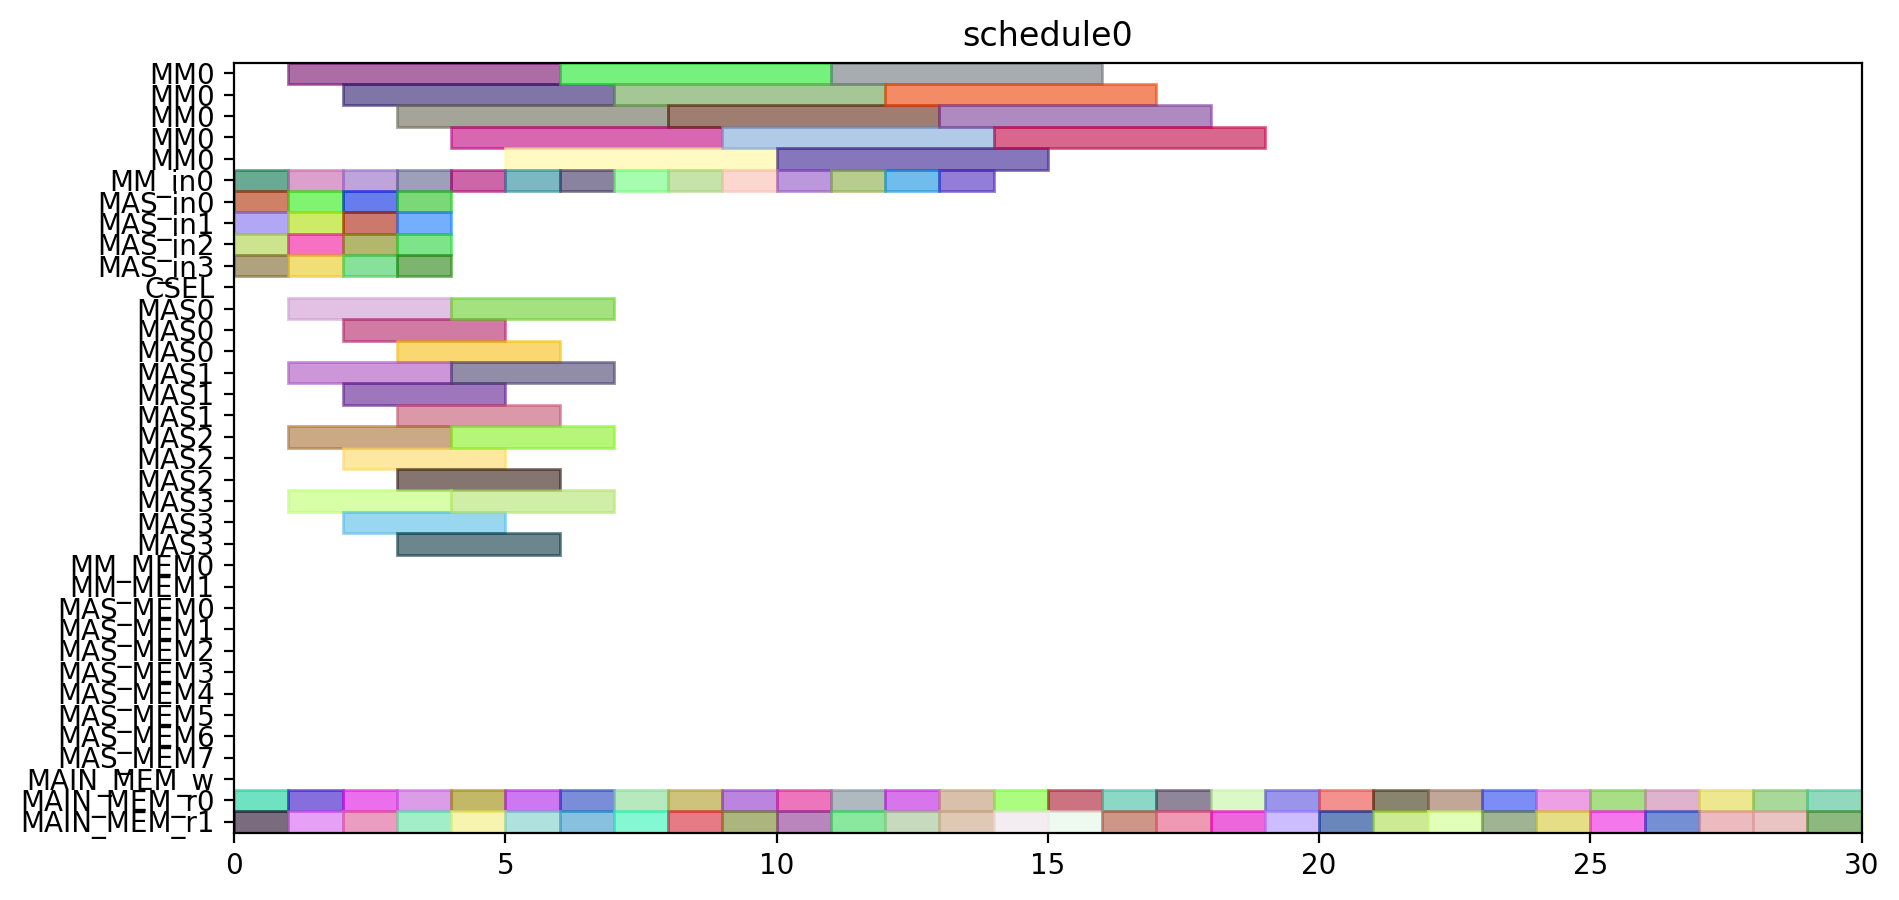

Python code for this plot:
from pyschedule import Scenario, solvers, plotters, alt


def solve():
	horizon = 90
	S = Scenario("schedule0", horizon=horizon)

	# resource
	MM = S.Resources('MM', num=1, size=5)
	MM_in = S.Resources('MM_in', num=1)
	MAS_in = S.Resources('MAS_in', num=4)
	CSEL = S.Resource('CSEL')
	MAS = S.Resources('MAS', num=4, size=3, periods=range(1, horizon))
	MM_MEM = S.Resources('MM_MEM', num=2)
	MAS_MEM = S.Resources('MAS_MEM', num=8)
	MAIN_MEM_w = S.Resource('MAIN_MEM_w', size=1)
	MAIN_MEM_r = S.Resources('MAIN_MEM_r', num=2)

	# result of previous scheduling

	# new tasks
	r1_t0 = S.Task('r1_t0', length=5, delay_cost=1)
	r1_t0 += alt(MM)
	r1_t0_in = S.Task('r1_t0_in', length=1, delay_cost=1)
	r1_t0_in += alt(MM_in)
	S += r1_t0_in*MM_in[0]<=r1_t0*MM[0]

	r1_t0_mem0 = S.Task('r1_t0_mem0', length=1, delay_cost=1)
	r1_t0_mem0 += MAIN_MEM_r[0]
	r1_t0_mem1 = S.Task('r1_t0_mem1', length=1, delay_cost=1)
	r1_t0_mem1 += MAIN_MEM_r[1]
	r1_t1 = S.Task('r1_t1', length=5, delay_cost=1)
	r1_t1 += alt(MM)
	r1_t1_in = S.Task('r1_t1_in', length=1, delay_cost=1)
	r1_t1_in += alt(MM_in)
	S += r1_t1_in*MM_in[0]<=r1_t1*MM[0]

	r1_t1_mem0 = S.Task('r1_t1_mem0', length=1, delay_cost=1)
	r1_t1_mem0 += MAIN_MEM_r[0]
	r1_t1_mem1 = S.Task('r1_t1_mem1', length=1, delay_cost=1)
	r1_t1_mem1 += MAIN_MEM_r[1]
	r1_t2 = S.Task('r1_t2', length=3, delay_cost=1)
	r1_t2 += alt(MAS)
	r1_t2_in = S.Task('r1_t2_in', length=1, delay_cost=1)
	r1_t2_in += alt(MAS_in)
	S += r1_t2_in*MAS_in[0]<=r1_t2*MAS[0]

	S += r1_t2_in*MAS_in[1]<=r1_t2*MAS[1]

	S += r1_t2_in*MAS_in[2]<=r1_t2*MAS[2]

	S += r1_t2_in*MAS_in[3]<=r1_t2*MAS[3]

	r1_t2_mem0 = S.Task('r1_t2_mem0', length=1, delay_cost=1)
	r1_t2_mem0 += MAIN_MEM_r[0]
	r1_t2_mem1 = S.Task('r1_t2_mem1', length=1, delay_cost=1)
	r1_t2_mem1 += MAIN_MEM_r[1]
	r1_t3 = S.Task('r1_t3', length=3, delay_cost=1)
	r1_t3 += alt(MAS)
	r1_t3_in = S.Task('r1_t3_in', length=1, delay_cost=1)
	r1_t3_in += alt(MAS_in)
	S += r1_t3_in*MAS_in[0]<=r1_t3*MAS[0]

	S += r1_t3_in*MAS_in[1]<=r1_t3*MAS[1]

	S += r1_t3_in*MAS_in[2]<=r1_t3*MAS[2]

	S += r1_t3_in*MAS_in[3]<=r1_t3*MAS[3]

	r1_t3_mem0 = S.Task('r1_t3_mem0', length=1, delay_cost=1)
	r1_t3_mem0 += MAIN_MEM_r[0]
	r1_t3_mem1 = S.Task('r1_t3_mem1', length=1, delay_cost=1)
	r1_t3_mem1 += MAIN_MEM_r[1]
	r3_t0 = S.Task('r3_t0', length=5, delay_cost=1)
	r3_t0 += alt(MM)
	r3_t0_in = S.Task('r3_t0_in', length=1, delay_cost=1)
	r3_t0_in += alt(MM_in)
	S += r3_t0_in*MM_in[0]<=r3_t0*MM[0]

	r3_t0_mem0 = S.Task('r3_t0_mem0', length=1, delay_cost=1)
	r3_t0_mem0 += MAIN_MEM_r[0]
	r3_t0_mem1 = S.Task('r3_t0_mem1', length=1, delay_cost=1)
	r3_t0_mem1 += MAIN_MEM_r[1]
	r3_t1 = S.Task('r3_t1', length=5, delay_cost=1)
	r3_t1 += alt(MM)
	r3_t1_in = S.Task('r3_t1_in', length=1, delay_cost=1)
	r3_t1_in += alt(MM_in)
	S += r3_t1_in*MM_in[0]<=r3_t1*MM[0]

	r3_t1_mem0 = S.Task('r3_t1_mem0', length=1, delay_cost=1)
	r3_t1_mem0 += MAIN_MEM_r[0]
	r3_t1_mem1 = S.Task('r3_t1_mem1', length=1, delay_cost=1)
	r3_t1_mem1 += MAIN_MEM_r[1]
	r3_t2 = S.Task('r3_t2', length=3, delay_cost=1)
	r3_t2 += alt(MAS)
	r3_t2_in = S.Task('r3_t2_in', length=1, delay_cost=1)
	r3_t2_in += alt(MAS_in)
	S += r3_t2_in*MAS_in[0]<=r3_t2*MAS[0]

	S += r3_t2_in*MAS_in[1]<=r3_t2*MAS[1]

	S += r3_t2_in*MAS_in[2]<=r3_t2*MAS[2]

	S += r3_t2_in*MAS_in[3]<=r3_t2*MAS[3]

	r3_t2_mem0 = S.Task('r3_t2_mem0', length=1, delay_cost=1)
	r3_t2_mem0 += MAIN_MEM_r[0]
	r3_t2_mem1 = S.Task('r3_t2_mem1', length=1, delay_cost=1)
	r3_t2_mem1 += MAIN_MEM_r[1]
	r3_t3 = S.Task('r3_t3', length=3, delay_cost=1)
	r3_t3 += alt(MAS)
	r3_t3_in = S.Task('r3_t3_in', length=1, delay_cost=1)
	r3_t3_in += alt(MAS_in)
	S += r3_t3_in*MAS_in[0]<=r3_t3*MAS[0]

	S += r3_t3_in*MAS_in[1]<=r3_t3*MAS[1]

	S += r3_t3_in*MAS_in[2]<=r3_t3*MAS[2]

	S += r3_t3_in*MAS_in[3]<=r3_t3*MAS[3]

	r3_t3_mem0 = S.Task('r3_t3_mem0', length=1, delay_cost=1)
	r3_t3_mem0 += MAIN_MEM_r[0]
	r3_t3_mem1 = S.Task('r3_t3_mem1', length=1, delay_cost=1)
	r3_t3_mem1 += MAIN_MEM_r[1]
	r4_t0 = S.Task('r4_t0', length=5, delay_cost=1)
	r4_t0 += alt(MM)
	r4_t0_in = S.Task('r4_t0_in', length=1, delay_cost=1)
	r4_t0_in += alt(MM_in)
	S += r4_t0_in*MM_in[0]<=r4_t0*MM[0]

	r4_t0_mem0 = S.Task('r4_t0_mem0', length=1, delay_cost=1)
	r4_t0_mem0 += MAIN_MEM_r[0]
	r4_t0_mem1 = S.Task('r4_t0_mem1', length=1, delay_cost=1)
	r4_t0_mem1 += MAIN_MEM_r[1]
	r4_t1 = S.Task('r4_t1', length=5, delay_cost=1)
	r4_t1 += alt(MM)
	r4_t1_in = S.Task('r4_t1_in', length=1, delay_cost=1)
	r4_t1_in += alt(MM_in)
	S += r4_t1_in*MM_in[0]<=r4_t1*MM[0]

	r4_t1_mem0 = S.Task('r4_t1_mem0', length=1, delay_cost=1)
	r4_t1_mem0 += MAIN_MEM_r[0]
	r4_t1_mem1 = S.Task('r4_t1_mem1', length=1, delay_cost=1)
	r4_t1_mem1 += MAIN_MEM_r[1]
	r4_t2 = S.Task('r4_t2', length=3, delay_cost=1)
	r4_t2 += alt(MAS)
	r4_t2_in = S.Task('r4_t2_in', length=1, delay_cost=1)
	r4_t2_in += alt(MAS_in)
	S += r4_t2_in*MAS_in[0]<=r4_t2*MAS[0]

	S += r4_t2_in*MAS_in[1]<=r4_t2*MAS[1]

	S += r4_t2_in*MAS_in[2]<=r4_t2*MAS[2]

	S += r4_t2_in*MAS_in[3]<=r4_t2*MAS[3]

	r4_t2_mem0 = S.Task('r4_t2_mem0', length=1, delay_cost=1)
	r4_t2_mem0 += MAIN_MEM_r[0]
	r4_t2_mem1 = S.Task('r4_t2_mem1', length=1, delay_cost=1)
	r4_t2_mem1 += MAIN_MEM_r[1]
	r4_t3 = S.Task('r4_t3', length=3, delay_cost=1)
	r4_t3 += alt(MAS)
	r4_t3_in = S.Task('r4_t3_in', length=1, delay_cost=1)
	r4_t3_in += alt(MAS_in)
	S += r4_t3_in*MAS_in[0]<=r4_t3*MAS[0]

	S += r4_t3_in*MAS_in[1]<=r4_t3*MAS[1]

	S += r4_t3_in*MAS_in[2]<=r4_t3*MAS[2]

	S += r4_t3_in*MAS_in[3]<=r4_t3*MAS[3]

	r4_t3_mem0 = S.Task('r4_t3_mem0', length=1, delay_cost=1)
	r4_t3_mem0 += MAIN_MEM_r[0]
	r4_t3_mem1 = S.Task('r4_t3_mem1', length=1, delay_cost=1)
	r4_t3_mem1 += MAIN_MEM_r[1]
	r5_t0 = S.Task('r5_t0', length=5, delay_cost=1)
	r5_t0 += alt(MM)
	r5_t0_in = S.Task('r5_t0_in', length=1, delay_cost=1)
	r5_t0_in += alt(MM_in)
	S += r5_t0_in*MM_in[0]<=r5_t0*MM[0]

	r5_t0_mem0 = S.Task('r5_t0_mem0', length=1, delay_cost=1)
	r5_t0_mem0 += MAIN_MEM_r[0]
	r5_t0_mem1 = S.Task('r5_t0_mem1', length=1, delay_cost=1)
	r5_t0_mem1 += MAIN_MEM_r[1]
	r5_t1 = S.Task('r5_t1', length=5, delay_cost=1)
	r5_t1 += alt(MM)
	r5_t1_in = S.Task('r5_t1_in', length=1, delay_cost=1)
	r5_t1_in += alt(MM_in)
	S += r5_t1_in*MM_in[0]<=r5_t1*MM[0]

	r5_t1_mem0 = S.Task('r5_t1_mem0', length=1, delay_cost=1)
	r5_t1_mem0 += MAIN_MEM_r[0]
	r5_t1_mem1 = S.Task('r5_t1_mem1', length=1, delay_cost=1)
	r5_t1_mem1 += MAIN_MEM_r[1]
	r5_t2 = S.Task('r5_t2', length=3, delay_cost=1)
	r5_t2 += alt(MAS)
	r5_t2_in = S.Task('r5_t2_in', length=1, delay_cost=1)
	r5_t2_in += alt(MAS_in)
	S += r5_t2_in*MAS_in[0]<=r5_t2*MAS[0]

	S += r5_t2_in*MAS_in[1]<=r5_t2*MAS[1]

	S += r5_t2_in*MAS_in[2]<=r5_t2*MAS[2]

	S += r5_t2_in*MAS_in[3]<=r5_t2*MAS[3]

	r5_t2_mem0 = S.Task('r5_t2_mem0', length=1, delay_cost=1)
	r5_t2_mem0 += MAIN_MEM_r[0]
	r5_t2_mem1 = S.Task('r5_t2_mem1', length=1, delay_cost=1)
	r5_t2_mem1 += MAIN_MEM_r[1]
	r5_t3 = S.Task('r5_t3', length=3, delay_cost=1)
	r5_t3 += alt(MAS)
	r5_t3_in = S.Task('r5_t3_in', length=1, delay_cost=1)
	r5_t3_in += alt(MAS_in)
	S += r5_t3_in*MAS_in[0]<=r5_t3*MAS[0]

	S += r5_t3_in*MAS_in[1]<=r5_t3*MAS[1]

	S += r5_t3_in*MAS_in[2]<=r5_t3*MAS[2]

	S += r5_t3_in*MAS_in[3]<=r5_t3*MAS[3]

	r5_t3_mem0 = S.Task('r5_t3_mem0', length=1, delay_cost=1)
	r5_t3_mem0 += MAIN_MEM_r[0]
	r5_t3_mem1 = S.Task('r5_t3_mem1', length=1, delay_cost=1)
	r5_t3_mem1 += MAIN_MEM_r[1]
	r6_t0 = S.Task('r6_t0', length=5, delay_cost=1)
	r6_t0 += alt(MM)
	r6_t0_in = S.Task('r6_t0_in', length=1, delay_cost=1)
	r6_t0_in += alt(MM_in)
	S += r6_t0_in*MM_in[0]<=r6_t0*MM[0]

	r6_t0_mem0 = S.Task('r6_t0_mem0', length=1, delay_cost=1)
	r6_t0_mem0 += MAIN_MEM_r[0]
	r6_t0_mem1 = S.Task('r6_t0_mem1', length=1, delay_cost=1)
	r6_t0_mem1 += MAIN_MEM_r[1]
	r6_t1 = S.Task('r6_t1', length=5, delay_cost=1)
	r6_t1 += alt(MM)
	r6_t1_in = S.Task('r6_t1_in', length=1, delay_cost=1)
	r6_t1_in += alt(MM_in)
	S += r6_t1_in*MM_in[0]<=r6_t1*MM[0]

	r6_t1_mem0 = S.Task('r6_t1_mem0', length=1, delay_cost=1)
	r6_t1_mem0 += MAIN_MEM_r[0]
	r6_t1_mem1 = S.Task('r6_t1_mem1', length=1, delay_cost=1)
	r6_t1_mem1 += MAIN_MEM_r[1]
	r6_t2 = S.Task('r6_t2', length=3, delay_cost=1)
	r6_t2 += alt(MAS)
	r6_t2_in = S.Task('r6_t2_in', length=1, delay_cost=1)
	r6_t2_in += alt(MAS_in)
	S += r6_t2_in*MAS_in[0]<=r6_t2*MAS[0]

	S += r6_t2_in*MAS_in[1]<=r6_t2*MAS[1]

	S += r6_t2_in*MAS_in[2]<=r6_t2*MAS[2]

	S += r6_t2_in*MAS_in[3]<=r6_t2*MAS[3]

	r6_t2_mem0 = S.Task('r6_t2_mem0', length=1, delay_cost=1)
	r6_t2_mem0 += MAIN_MEM_r[0]
	r6_t2_mem1 = S.Task('r6_t2_mem1', length=1, delay_cost=1)
	r6_t2_mem1 += MAIN_MEM_r[1]
	r6_t3 = S.Task('r6_t3', length=3, delay_cost=1)
	r6_t3 += alt(MAS)
	r6_t3_in = S.Task('r6_t3_in', length=1, delay_cost=1)
	r6_t3_in += alt(MAS_in)
	S += r6_t3_in*MAS_in[0]<=r6_t3*MAS[0]

	S += r6_t3_in*MAS_in[1]<=r6_t3*MAS[1]

	S += r6_t3_in*MAS_in[2]<=r6_t3*MAS[2]

	S += r6_t3_in*MAS_in[3]<=r6_t3*MAS[3]

	r6_t3_mem0 = S.Task('r6_t3_mem0', length=1, delay_cost=1)
	r6_t3_mem0 += MAIN_MEM_r[0]
	r6_t3_mem1 = S.Task('r6_t3_mem1', length=1, delay_cost=1)
	r6_t3_mem1 += MAIN_MEM_r[1]
	r9_t2 = S.Task('r9_t2', length=3, delay_cost=1)
	r9_t2 += alt(MAS)
	r9_t2_in = S.Task('r9_t2_in', length=1, delay_cost=1)
	r9_t2_in += alt(MAS_in)
	S += r9_t2_in*MAS_in[0]<=r9_t2*MAS[0]

	S += r9_t2_in*MAS_in[1]<=r9_t2*MAS[1]

	S += r9_t2_in*MAS_in[2]<=r9_t2*MAS[2]

	S += r9_t2_in*MAS_in[3]<=r9_t2*MAS[3]

	r9_t2_mem0 = S.Task('r9_t2_mem0', length=1, delay_cost=1)
	r9_t2_mem0 += MAIN_MEM_r[0]
	r9_t2_mem1 = S.Task('r9_t2_mem1', length=1, delay_cost=1)
	r9_t2_mem1 += MAIN_MEM_r[1]
	r12_t0 = S.Task('r12_t0', length=5, delay_cost=1)
	r12_t0 += alt(MM)
	r12_t0_in = S.Task('r12_t0_in', length=1, delay_cost=1)
	r12_t0_in += alt(MM_in)
	S += r12_t0_in*MM_in[0]<=r12_t0*MM[0]

	r12_t0_mem0 = S.Task('r12_t0_mem0', length=1, delay_cost=1)
	r12_t0_mem0 += MAIN_MEM_r[0]
	r12_t0_mem1 = S.Task('r12_t0_mem1', length=1, delay_cost=1)
	r12_t0_mem1 += MAIN_MEM_r[1]
	r12_t1 = S.Task('r12_t1', length=5, delay_cost=1)
	r12_t1 += alt(MM)
	r12_t1_in = S.Task('r12_t1_in', length=1, delay_cost=1)
	r12_t1_in += alt(MM_in)
	S += r12_t1_in*MM_in[0]<=r12_t1*MM[0]

	r12_t1_mem0 = S.Task('r12_t1_mem0', length=1, delay_cost=1)
	r12_t1_mem0 += MAIN_MEM_r[0]
	r12_t1_mem1 = S.Task('r12_t1_mem1', length=1, delay_cost=1)
	r12_t1_mem1 += MAIN_MEM_r[1]
	r12_t2 = S.Task('r12_t2', length=3, delay_cost=1)
	r12_t2 += alt(MAS)
	r12_t2_in = S.Task('r12_t2_in', length=1, delay_cost=1)
	r12_t2_in += alt(MAS_in)
	S += r12_t2_in*MAS_in[0]<=r12_t2*MAS[0]

	S += r12_t2_in*MAS_in[1]<=r12_t2*MAS[1]

	S += r12_t2_in*MAS_in[2]<=r12_t2*MAS[2]

	S += r12_t2_in*MAS_in[3]<=r12_t2*MAS[3]

	r12_t2_mem0 = S.Task('r12_t2_mem0', length=1, delay_cost=1)
	r12_t2_mem0 += MAIN_MEM_r[0]
	r12_t2_mem1 = S.Task('r12_t2_mem1', length=1, delay_cost=1)
	r12_t2_mem1 += MAIN_MEM_r[1]
	r12_t3 = S.Task('r12_t3', length=3, delay_cost=1)
	r12_t3 += alt(MAS)
	r12_t3_in = S.Task('r12_t3_in', length=1, delay_cost=1)
	r12_t3_in += alt(MAS_in)
	S += r12_t3_in*MAS_in[0]<=r12_t3*MAS[0]

	S += r12_t3_in*MAS_in[1]<=r12_t3*MAS[1]

	S += r12_t3_in*MAS_in[2]<=r12_t3*MAS[2]

	S += r12_t3_in*MAS_in[3]<=r12_t3*MAS[3]

	r12_t3_mem0 = S.Task('r12_t3_mem0', length=1, delay_cost=1)
	r12_t3_mem0 += MAIN_MEM_r[0]
	r12_t3_mem1 = S.Task('r12_t3_mem1', length=1, delay_cost=1)
	r12_t3_mem1 += MAIN_MEM_r[1]
	r13_t0 = S.Task('r13_t0', length=5, delay_cost=1)
	r13_t0 += alt(MM)
	r13_t0_in = S.Task('r13_t0_in', length=1, delay_cost=1)
	r13_t0_in += alt(MM_in)
	S += r13_t0_in*MM_in[0]<=r13_t0*MM[0]

	r13_t0_mem0 = S.Task('r13_t0_mem0', length=1, delay_cost=1)
	r13_t0_mem0 += MAIN_MEM_r[0]
	r13_t0_mem1 = S.Task('r13_t0_mem1', length=1, delay_cost=1)
	r13_t0_mem1 += MAIN_MEM_r[1]
	r13_t1 = S.Task('r13_t1', length=5, delay_cost=1)
	r13_t1 += alt(MM)
	r13_t1_in = S.Task('r13_t1_in', length=1, delay_cost=1)
	r13_t1_in += alt(MM_in)
	S += r13_t1_in*MM_in[0]<=r13_t1*MM[0]

	r13_t1_mem0 = S.Task('r13_t1_mem0', length=1, delay_cost=1)
	r13_t1_mem0 += MAIN_MEM_r[0]
	r13_t1_mem1 = S.Task('r13_t1_mem1', length=1, delay_cost=1)
	r13_t1_mem1 += MAIN_MEM_r[1]
	r13_t2 = S.Task('r13_t2', length=3, delay_cost=1)
	r13_t2 += alt(MAS)
	r13_t2_in = S.Task('r13_t2_in', length=1, delay_cost=1)
	r13_t2_in += alt(MAS_in)
	S += r13_t2_in*MAS_in[0]<=r13_t2*MAS[0]

	S += r13_t2_in*MAS_in[1]<=r13_t2*MAS[1]

	S += r13_t2_in*MAS_in[2]<=r13_t2*MAS[2]

	S += r13_t2_in*MAS_in[3]<=r13_t2*MAS[3]

	r13_t2_mem0 = S.Task('r13_t2_mem0', length=1, delay_cost=1)
	r13_t2_mem0 += MAIN_MEM_r[0]
	r13_t2_mem1 = S.Task('r13_t2_mem1', length=1, delay_cost=1)
	r13_t2_mem1 += MAIN_MEM_r[1]
	r13_t3 = S.Task('r13_t3', length=3, delay_cost=1)
	r13_t3 += alt(MAS)
	r13_t3_in = S.Task('r13_t3_in', length=1, delay_cost=1)
	r13_t3_in += alt(MAS_in)
	S += r13_t3_in*MAS_in[0]<=r13_t3*MAS[0]

	S += r13_t3_in*MAS_in[1]<=r13_t3*MAS[1]

	S += r13_t3_in*MAS_in[2]<=r13_t3*MAS[2]

	S += r13_t3_in*MAS_in[3]<=r13_t3*MAS[3]

	r13_t3_mem0 = S.Task('r13_t3_mem0', length=1, delay_cost=1)
	r13_t3_mem0 += MAIN_MEM_r[0]
	r13_t3_mem1 = S.Task('r13_t3_mem1', length=1, delay_cost=1)
	r13_t3_mem1 += MAIN_MEM_r[1]
	r16_t3 = S.Task('r16_t3', length=3, delay_cost=1)
	r16_t3 += alt(MAS)
	r16_t3_in = S.Task('r16_t3_in', length=1, delay_cost=1)
	r16_t3_in += alt(MAS_in)
	S += r16_t3_in*MAS_in[0]<=r16_t3*MAS[0]

	S += r16_t3_in*MAS_in[1]<=r16_t3*MAS[1]

	S += r16_t3_in*MAS_in[2]<=r16_t3*MAS[2]

	S += r16_t3_in*MAS_in[3]<=r16_t3*MAS[3]

	r16_t3_mem0 = S.Task('r16_t3_mem0', length=1, delay_cost=1)
	r16_t3_mem0 += MAIN_MEM_r[0]
	r16_t3_mem1 = S.Task('r16_t3_mem1', length=1, delay_cost=1)
	r16_t3_mem1 += MAIN_MEM_r[1]
	solvers.mip.solve(S,msg=1,kind='CPLEX',ratio_gap=1.01)

	solution = [['hoge']*len(S.solution()[1]) for i in range(len(S.solution()))]
	for i in range(len(S.solution())):
		for j in range(len(S.solution()[i])):
			solution[i][j]=str(S.solution()[i][j])
	print(solution)

	cycles = int(solution[-1][3])

	pic_file_name = "/home/mfukuda/ABE/multiRAM_multiMAS_16mux/scheduling_result/stage5MM1_stage3MAS4/EP2_YRECOVER/schedule0.png"
	if(S.solution() != []):
		plotters.matplotlib.plot(S,img_filename=pic_file_name, show_task_labels=False, fig_size=(cycles*0.25+3, 5))

	return solution
